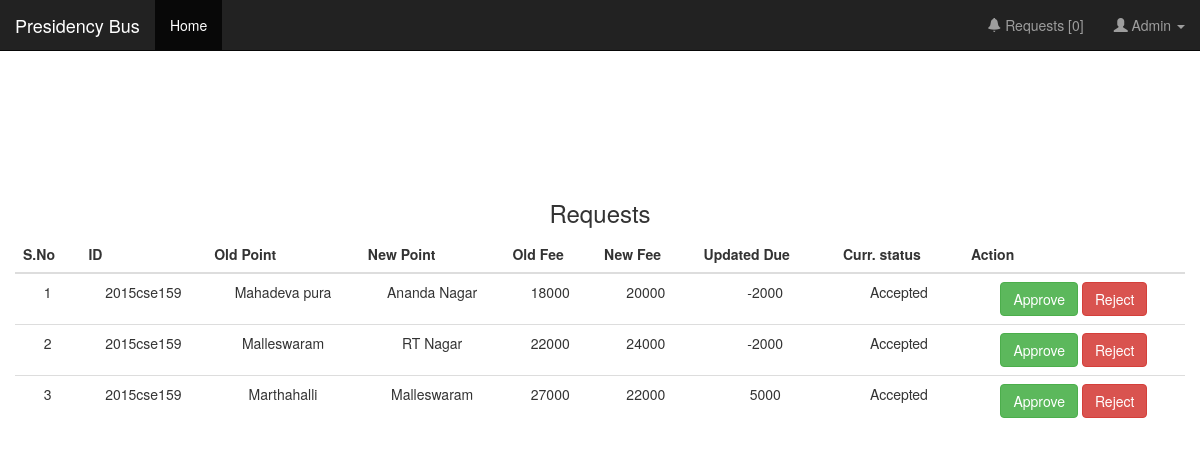
Screenshot of /admin/req.php (signed in) with the database file from the repository.
### tables this page shows
CREATE TABLE `req` (
  `id` int(25) NOT NULL,
  `sid` varchar(255) NOT NULL,
  `bid` int(25) NOT NULL,
  `n_p` varchar(255) NOT NULL,
  `o_bid` int(25) NOT NULL,
  `o_p` varchar(255) NOT NULL,
  `n_fee` int(25) NOT NULL,
  `o_fee` int(255) NOT NULL,
  `done` varchar(2) NOT NULL DEFAULT 'p',
  `date` timestamp(6) NOT NULL DEFAULT CURRENT_TIMESTAMP
);

### admin/req.php (the view, shortened to what this page needs)
<?php
include 'db.php';
?>
<!DOCTYPE html>
<html>
<head>
<link rel="stylesheet" href="https://maxcdn.bootstrapcdn.com/bootstrap/3.3.7/css/bootstrap.min.css">
</head>
  <body class="text-center">
 <div class="bg">
    <div class="cover-container d-flex h-100 p-3 mx-auto flex-column">
      <header class="masthead mb-auto">
        <div class="inner">
         <nav class="navbar navbar-inverse navbar-fixed-top">
  <div class="container-fluid">
    <div class="navbar-header">
      <a class="navbar-brand" href="#">Presidency Bus</a>
    </div>
    <ul class="nav navbar-nav">
      <li class="active"><a href="home.php">Home</a></li>
    </ul>
    <ul class="nav navbar-nav navbar-right">
      <?php
        $q=$mysqli->query("select * from req where done='p'");
        $count=$q->num_rows;
        ?>
     <li><a href="req.php"><span class="glyphicon glyphicon-bell"></span>  Requests [<?php echo $count; ?>]</a>
        </li>
      <?php
        $user=$_SESSION['admin'];
        ?>
          <li><a class="dropdown-toggle" data-toggle="dropdown" href="#"><span class="glyphicon glyphicon-user"></span>  <?php echo $user ?>
        <span class="caret"></span></a>
        </li>
   </ul>
  </div>
</nav>
        </div>
      </header>
      <br><br><br><br><br><br><br><br><br>
<body>
<h3>Requests</h3>
 <div class="container container-table">
    <div class="row vertical-center-row">
        <div class="text-center ">
		<table class="table table-hover">
		<thead>
		<tr><th scope="col">S.No</th>
    <th scope="col">ID</th>
    <th scope="col">Old Point</th>
		<th scope="col">New Point</th>
    <th scope="col">Old Fee</th>
		<th scope="col">New Fee</th>
    <th scope="col">Updated Due</th>
		<th scope="col">Curr. status</th>
		<th scope="col">Action</th>
		</tr>
		</thead>
		<tbody>
		<?php
		$q=$mysqli->query("select * from req order by date desc");
		$i=0;
		while($qi=mysqli_fetch_array($q)){
			$id=$qi['id'];
      $sid=$qi['sid'];
      $bid=$qi['bid'];
			$o_fee=$qi['o_fee'];
      $n_fee=$qi['n_fee'];
      $due = number_format((float)0, 2);
			$i=$i+1;
			echo '
      <tr><td scope="row">'.$i.'</td>';
			echo '<td>'.$qi['sid'].'</td>';
      echo '<td>'.$qi['o_p'].'</td>';
      echo '<td>'.$qi['n_p'].'</td>';
			echo '<td>'.$qi['o_fee'].'</td>';
      echo '<td>'.$qi['n_fee'].'</td>';
      $qu=$mysqli->query("select * from account where sid='$sid'");
      $qui=mysqli_fetch_array($qu);
        $paychk=$qui['17-18'];
        if($paychk>0){
          $due=$o_fee-$n_fee;
      echo '<td>'.$due.'</td>';
    }else{
      echo '<td>Not Paid:'.$n_fee.'</td>';
    }
			if($qi['done']==1){
				echo "<td>Accepted</td>";
			} else if($qi['done']=='p'){
				echo "<td title='Your Request is Processing. Please wait till processes. Be Patient!'>Pending</td>";
			}
			else{
				echo "<td title='Please visit Transportation office'>Rejected</td>";
			}
			echo '<td><a class="btn btn-success" href="req.php?q='.$id.'&m=s&bid='.$bid.'&sid='.$sid.'&due='.$due.'&n_fee='.$n_fee.'">Approve</a>
						<a class="btn btn-danger" href="req.php?q='.$id.'&m=n&sid='.$sid.'">Reject</a>';
      echo '</tr>';
		}
		?>
		</tbody>
		</div>
		</div>
		</div>
		</div>
</body>
</html>

### admin/req.php (style rules this page uses)
html { height: 100%; margin: 0; }
body { background-image: url("http://rowingsicilia.org/wp-content/uploads/2016/01/background.jpg"); height: 100%; margin: 0; background-repeat: repeat; }

### rows the page displays
req: sid "2015cse159", o_p "Mahadeva pura", n_p "Ananda Nagar", o_fee "18000", n_fee "20000", due "-2000", done "Accepted"
req: sid "2015cse159", o_p "Malleswaram", n_p "RT Nagar", o_fee "22000", n_fee "24000", due "-2000", done "Accepted"
req: sid "2015cse159", o_p "Marthahalli", n_p "Malleswaram", o_fee "27000", n_fee "22000", due "5000", done "Accepted"

### other values shown
$count "0"
$user "Admin"
